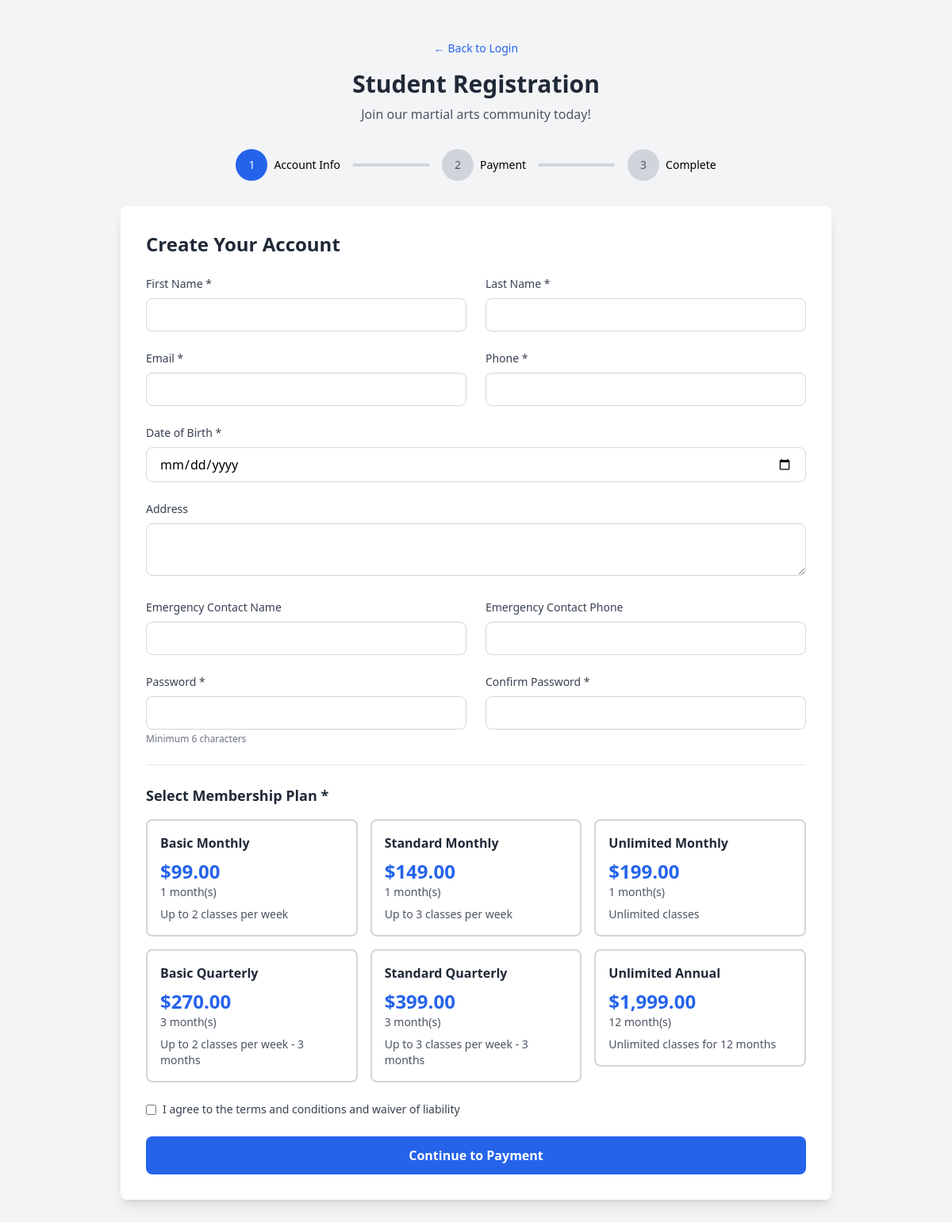
Screenshot of /student_register.php with the database file from the repository.
### tables this page shows
CREATE TABLE membership_plans (
    id INT PRIMARY KEY AUTO_INCREMENT,
    name VARCHAR(100) NOT NULL,
    description TEXT,
    duration_months INT NOT NULL,
    price DECIMAL(10, 2) NOT NULL,
    classes_per_week INT,
    status ENUM('active', 'inactive') DEFAULT 'active',
    created_at TIMESTAMP DEFAULT CURRENT_TIMESTAMP,
    updated_at TIMESTAMP DEFAULT CURRENT_TIMESTAMP ON UPDATE CURRENT_TIMESTAMP
);

### config.php (called while the page is built, shortened)
<?php
function formatMoney($amount): string
{
    return '$' . number_format((float)$amount, 2);
}

### student_register.php (the view, shortened to what this page needs)
<?php
require_once 'config.php';
$step = $_GET['step'] ?? 1;
$plans = $pdo->query("SELECT * FROM membership_plans WHERE status = 'active' ORDER BY price ASC")->fetchAll();
?>
<!DOCTYPE html>
<html lang="en">
<head>
    <script src="https://cdn.tailwindcss.com"></script>
</head>
<body class="bg-gray-100">
    <div class="min-h-screen py-12 px-4">
        <div class="max-w-4xl mx-auto">
            <div class="text-center mb-8">
                <a href="login.php" class="text-blue-600 hover:text-blue-800 text-sm">← Back to Login</a>
                <h1 class="text-3xl font-bold text-gray-800 mt-4">Student Registration</h1>
                <p class="text-gray-600 mt-2">Join our martial arts community today!</p>
            </div>
            <div class="mb-8">
                <div class="flex items-center justify-center">
                    <div class="flex items-center">
                        <div class="flex items-center text-sm">
                            <div class="w-10 h-10 rounded-full flex items-center justify-center <?php echo $step >= 1 ? 'bg-blue-600 text-white' : 'bg-gray-300 text-gray-600'; ?>">
                                1
                            </div>
                            <span class="ml-2 font-medium">Account Info</span>
                        </div>
                        <div class="w-24 h-1 mx-4 <?php echo $step >= 2 ? 'bg-blue-600' : 'bg-gray-300'; ?>"></div>
                        <div class="flex items-center text-sm">
                            <div class="w-10 h-10 rounded-full flex items-center justify-center <?php echo $step >= 2 ? 'bg-blue-600 text-white' : 'bg-gray-300 text-gray-600'; ?>">
                                2
                            </div>
                            <span class="ml-2 font-medium">Payment</span>
                        </div>
                        <div class="w-24 h-1 mx-4 <?php echo $step >= 3 ? 'bg-blue-600' : 'bg-gray-300'; ?>"></div>
                        <div class="flex items-center text-sm">
                            <div class="w-10 h-10 rounded-full flex items-center justify-center <?php echo $step >= 3 ? 'bg-blue-600 text-white' : 'bg-gray-300 text-gray-600'; ?>">
                                3
                            </div>
                            <span class="ml-2 font-medium">Complete</span>
                        </div>
                    </div>
                </div>
            </div>
            <?php if ($step == 1): ?>
                <div class="bg-white rounded-lg shadow-lg p-8">
                    <h2 class="text-2xl font-bold text-gray-800 mb-6">Create Your Account</h2>
                    <form method="POST" class="space-y-6">
                        <div class="grid grid-cols-1 md:grid-cols-2 gap-6">
                            <div>
                                <label class="block text-sm font-medium text-gray-700 mb-2">First Name *</label>
                                <input type="text" name="first_name" required
                                       class="w-full px-4 py-2 border border-gray-300 rounded-lg focus:outline-none focus:border-blue-500">
                            </div>
                            <div>
                                <label class="block text-sm font-medium text-gray-700 mb-2">Last Name *</label>
                                <input type="text" name="last_name" required
                                       class="w-full px-4 py-2 border border-gray-300 rounded-lg focus:outline-none focus:border-blue-500">
                            </div>
                        </div>
                        <div class="grid grid-cols-1 md:grid-cols-2 gap-6">
                            <div>
                                <label class="block text-sm font-medium text-gray-700 mb-2">Email *</label>
                                <input type="email" name="email" required
                                       class="w-full px-4 py-2 border border-gray-300 rounded-lg focus:outline-none focus:border-blue-500">
                            </div>
                            <div>
                                <label class="block text-sm font-medium text-gray-700 mb-2">Phone *</label>
                                <input type="tel" name="phone" required
                                       class="w-full px-4 py-2 border border-gray-300 rounded-lg focus:outline-none focus:border-blue-500">
                            </div>
                        </div>
                        <div>
                            <label class="block text-sm font-medium text-gray-700 mb-2">Date of Birth *</label>
                            <input type="date" name="date_of_birth" required
                                   class="w-full px-4 py-2 border border-gray-300 rounded-lg focus:outline-none focus:border-blue-500">
                        </div>
                        <div>
                            <label class="block text-sm font-medium text-gray-700 mb-2">Address</label>
                            <textarea name="address" rows="2"
                                      class="w-full px-4 py-2 border border-gray-300 rounded-lg focus:outline-none focus:border-blue-500"></textarea>
                        </div>
                        <div class="grid grid-cols-1 md:grid-cols-2 gap-6">
                            <div>
                                <label class="block text-sm font-medium text-gray-700 mb-2">Emergency Contact Name</label>
                                <input type="text" name="emergency_contact_name"
                                       class="w-full px-4 py-2 border border-gray-300 rounded-lg focus:outline-none focus:border-blue-500">
                            </div>
                            <div>
                                <label class="block text-sm font-medium text-gray-700 mb-2">Emergency Contact Phone</label>
                                <input type="tel" name="emergency_contact_phone"
                                       class="w-full px-4 py-2 border border-gray-300 rounded-lg focus:outline-none focus:border-blue-500">
                            </div>
                        </div>
                        <div class="grid grid-cols-1 md:grid-cols-2 gap-6">
                            <div>
                                <label class="block text-sm font-medium text-gray-700 mb-2">Password *</label>
                                <input type="password" name="password" required minlength="6"
                                       class="w-full px-4 py-2 border border-gray-300 rounded-lg focus:outline-none focus:border-blue-500">
                                <p class="text-xs text-gray-500 mt-1">Minimum 6 characters</p>
                            </div>
                            <div>
                                <label class="block text-sm font-medium text-gray-700 mb-2">Confirm Password *</label>
                                <input type="password" name="confirm_password" required minlength="6"
                                       class="w-full px-4 py-2 border border-gray-300 rounded-lg focus:outline-none focus:border-blue-500">
                            </div>
                        </div>
                        <div class="border-t border-gray-200 pt-6">
                            <h3 class="text-lg font-semibold text-gray-800 mb-4">Select Membership Plan *</h3>
                            <div class="grid grid-cols-1 md:grid-cols-3 gap-4">
                                <?php foreach ($plans as $plan): ?>
                                    <label class="relative cursor-pointer">
                                        <div class="border-2 border-gray-300 rounded-lg p-4 peer-checked:border-blue-600 peer-checked:bg-blue-50 hover:border-blue-400">
                                            <p class="font-bold text-gray-800"><?php echo $plan['name']; ?></p>
                                            <p class="text-2xl font-bold text-blue-600 mt-2"><?php echo formatMoney($plan['price']); ?></p>
                                            <p class="text-sm text-gray-600"><?php echo $plan['duration_months']; ?> month(s)</p>
                                            <p class="text-sm text-gray-600 mt-2"><?php echo $plan['description']; ?></p>
                                        </div>
                                    </label>
                                <?php endforeach; ?>
                            </div>
                        </div>
                        <div class="flex items-center">
                            <input type="checkbox" id="terms" required class="mr-2">
                            <label for="terms" class="text-sm text-gray-700">
                                I agree to the terms and conditions and waiver of liability
                            </label>
                        </div>
                        <button type="submit"
                                class="w-full bg-blue-600 hover:bg-blue-700 text-white font-bold py-3 px-4 rounded-lg transition duration-200">
                            Continue to Payment
                        </button>
                    </form>
                </div>
            <?php endif; ?>
        </div>
    </div>
</body>
</html>

### rows the page displays
membership_plans: name "Basic Monthly", price "$99.00", duration_months "1", description "Up to 2 classes per week"
membership_plans: name "Standard Monthly", price "$149.00", duration_months "1", description "Up to 3 classes per week"
membership_plans: name "Unlimited Monthly", price "$199.00", duration_months "1", description "Unlimited classes"
membership_plans: name "Basic Quarterly", price "$270.00", duration_months "3", description "Up to 2 classes per week - 3 months"
membership_plans: name "Standard Quarterly", price "$399.00", duration_months "3", description "Up to 3 classes per week - 3 months"
membership_plans: name "Unlimited Annual", price "$1,999.00", duration_months "12", description "Unlimited classes for 12 months"
